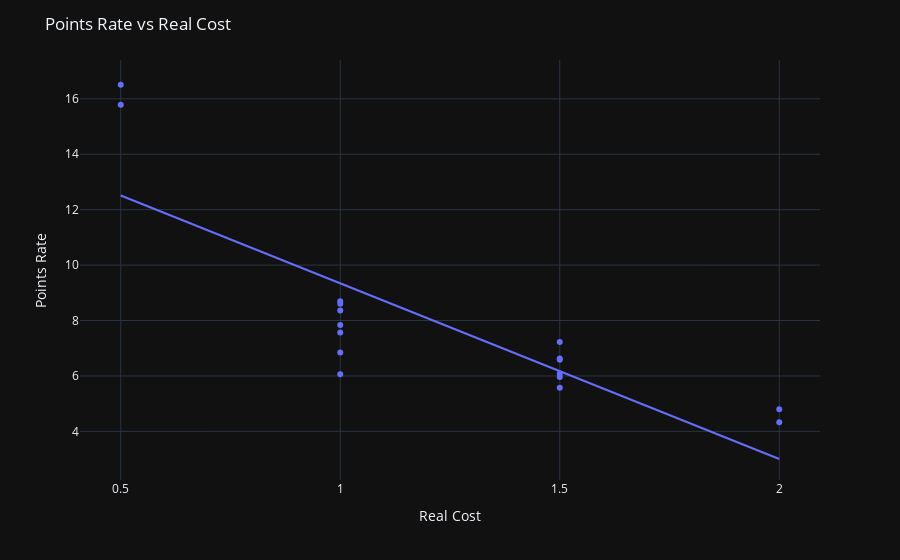

Write notebook code for a chart like this one.
### Code cell
fig = px.scatter(GK, x="realCost", y="PointRate", 
                 template='plotly_dark',
                 hover_name="second_name", 
                 trendline="ols",
                 hover_data= {'PointRate':':.2f',
                              'PointsWbp': True,
                              'realCost':False,
                              'PointRateFixed':':.2f'
                             })
fig.update_xaxes(tick0=0, dtick=0.5)
fig.update_xaxes(title_text='Real Cost')
fig.update_yaxes(title_text='Points Rate')
fig.update_layout(title_text="Points Rate vs Real Cost")
fig.show()

### Figure 1 — Plotly figure (JSON) as saved in the notebook; plotly's stock layout.template omitted (floating-point values rounded to 4 significant figures)
{"data": [{"customdata": [[8.607, 104, 1, 4.228], [15.79, 121, 0.5, 6.901], [6.628, 147, 1.5, 3.665], [6.061, 90, 1, 1.616], [8.698, 121, 1, 4.254], [6.842, 112, 1, 2.398], [6.082, 146, 1.5, 3.119], [4.797, 111, 2, 2.595], [4.331, 131, 2, 2.117], [5.575, 135, 1.5, 2.612], [6.584, 144, 1.5, 3.621], [8.363, 136, 1, 3.918], [7.568, 113, 1, 3.123], [16.51, 96, 0.5, 7.619], [7.227, 85, 1.5, 4.277], [7.841, 78, 1, 3.401], [5.965, 145, 1.5, 3.002]], "hovertemplate": "<b>%{hovertext}</b><br><br>PointRate=%{customdata[0]:.2f}<br>PointsWbp=%{customdata[1]}<br>PointRateFixed=%{customdata[3]:.2f}<extra></extra>", "hovertext": ["Leno", "Ryan", "Pope", "Arrizabalaga", "Guaita", "Pickford", "Schmeichel", "Ramses Becker", "Santana de Moraes", "de Gea", "Henderson", "Dubravka", "Ramsdale", "McCarthy", "Lloris", "Fabianski", "dos Santos Patrício"], "legendgroup": "", "marker": {"color": "#636efa", "symbol": "circle"}, "mode": "markers", "name": "", "orientation": "v", "showlegend": false, "type": "scatter", "x": [1, 0.5, 1.5, 1, 1, 1, 1.5, 2, 2, 1.5, 1.5, 1, 1, 0.5, 1.5, 1, 1.5], "xaxis": "x", "y": [8.607, 15.79, 6.628, 6.061, 8.698, 6.842, 6.082, 4.797, 4.331, 5.575, 6.584, 8.363, 7.568, 16.51, 7.227, 7.841, 5.965], "yaxis": "y"}, {"hovertemplate": "<b>OLS trendline</b><br>PointRate = -6.34025 * realCost + 15.683<br>R<sup>2</sup>=0.679757<br><br>PointRate=%{y:.2f} <b>(trend)</b><extra></extra>", "legendgroup": "", "marker": {"color": "#636efa", "symbol": "circle"}, "mode": "lines", "name": "", "showlegend": false, "type": "scatter", "x": [0.5, 0.5, 1, 1, 1, 1, 1, 1, 1, 1.5, 1.5, 1.5, 1.5, 1.5, 1.5, 2, 2], "xaxis": "x", "y": [12.51, 12.51, 9.343, 9.343, 9.343, 9.343, 9.343, 9.343, 9.343, 6.173, 6.173, 6.173, 6.173, 6.173, 6.173, 3.003, 3.003], "yaxis": "y"}], "layout": {"legend": {"tracegroupgap": 0}, "margin": {"t": 60}, "title": {"text": "Points Rate vs Real Cost"}, "xaxis": {"anchor": "y", "domain": [0, 1], "dtick": 0.5, "tick0": 0, "title": {"text": "Real Cost"}}, "yaxis": {"anchor": "x", "domain": [0, 1], "title": {"text": "Points Rate"}}}}
